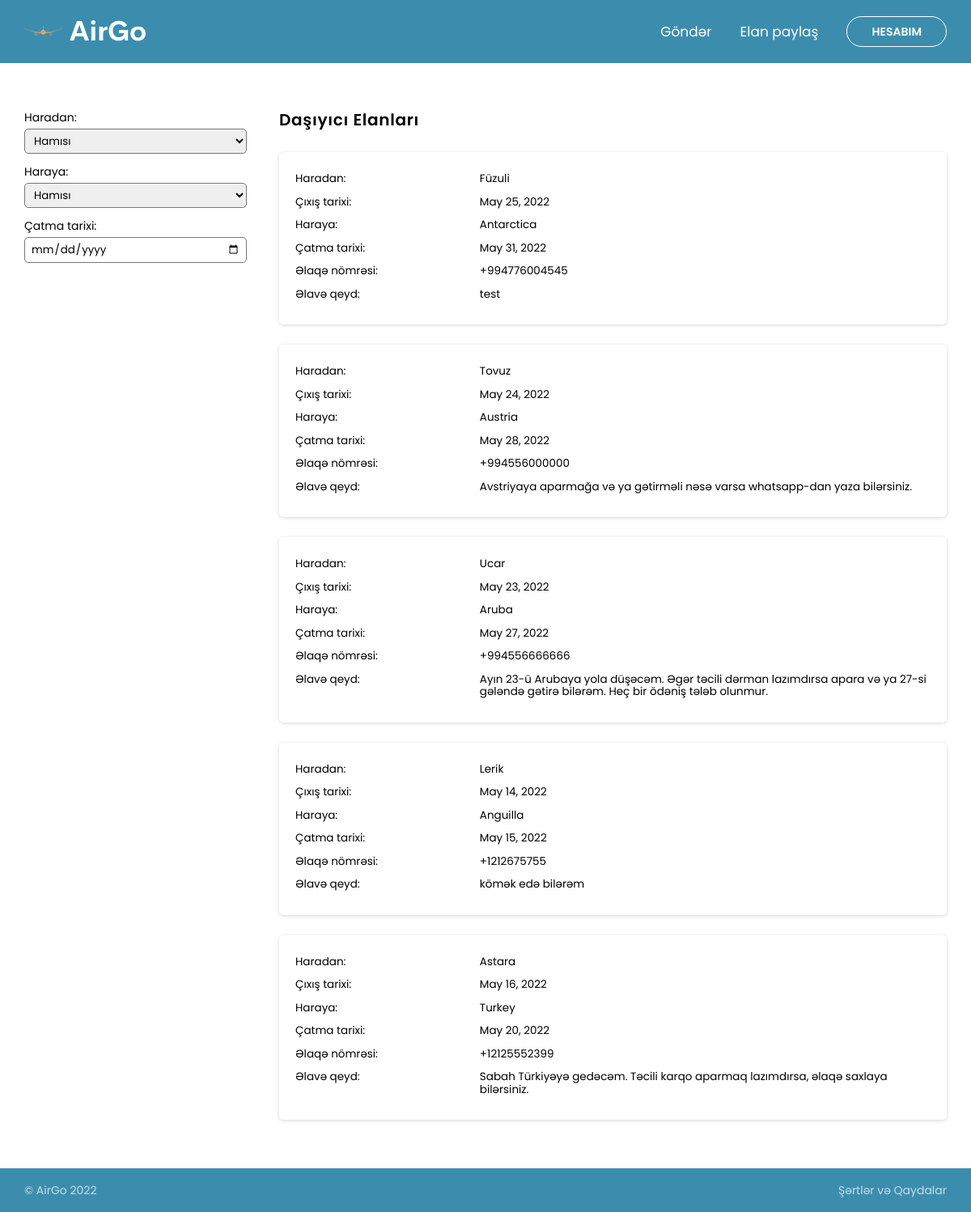
Screenshot of /carriers/ (signed in) with the database file from the repository.
### sender_jobs/models.py (models this page shows, shortened)
class CarrierJobs(models.Model):
    location = models.CharField(max_length=150)
    departure_date = models.DateField()
    destination = models.CharField(max_length=150)
    arrival_date = models.DateField()
    contact_number = models.CharField(
        max_length=50, null=False, blank=False, unique=True)
    additional_note = models.TextField()
    date_created = models.DateTimeField(default=timezone.now)
    owner = models.ForeignKey(Account, on_delete=models.CASCADE)

### sender_jobs/views.py (the view, shortened to what this page needs)
# urls.py: path('carriers/', jobs_views.CarrierJobListView.as_view(), name="carriers_page"),
class CarrierJobListView(LoginRequiredMixin, View):
    def get(self, request, *args, **kwargs):
        carrier_posts = CarrierJobs.objects.all().order_by('-date_created')
        form = CarrierForm()
        context = {
            'carrier_posts':   carrier_posts,
            'form':   form,
            'job':   'Carrier',
        }
        return render(request, 'carry.html', context)

### sender_jobs/forms.py
class CarrierForm(forms.ModelForm):
    location=forms.CharField(max_length=200, required=True)
    departure_date=forms.DateField(required=True)
    destination=forms.CharField(max_length=200, required=True)
    arrival_date=forms.DateField(required=True)
    contact_number=forms.CharField(required=True)
    additional_note=forms.CharField()
    class Meta:
        model=CarrierJobs
        fields=['location', 'departure_date', 'destination','arrival_date',
'contact_number','additional_note']

### sender_jobs/templates/carry.html (shortened to what this page needs)
{% load static %}
<!DOCTYPE html>
<html lang="en">
  <head>
    <link rel="stylesheet" href="{% static 'app/css/validation.min.css' %}" />
    <link rel="stylesheet" href="{% static 'app/css/search.css' %}" />
  </head>
  <body>
    <section class="navbar-mini bg-secondary">
      <nav class="block container">
        <a href="{% url 'home_page' %}" class="nav__logo">
        </a>
        <ul class="nav__list">
          <li><a href="{% url 'senders_page' %}">Göndər</a></li>
          <li><a href="#" class="btn-post">Elan paylaş</a></li>
          <li><a href="{% url 'account_page' %}">Hesabım</a></li>
        </ul>
      </nav>
    </section>
    <section class="workspace container">
      <section class="filter block">
        <div class="filter-group">
          <label for="from">Haradan:</label>
          <select id="from">
            <option value="all">Hamısı</option>
          </select>
        </div>
        <div class="filter-group">
          <label for="to">Haraya:</label>
          <select id="to">
            <option value="all">Hamısı</option>
          </select>
        </div>
        <div class="filter-group">
          <label for="due">Çatma tarixi:</label>
          <input type="date" id="due" />
        </div>
      </section>
      <div>
        <h1 class="block">Daşıyıcı Elanları</h1>
        <section class="block posts-container">
          {% for post in carrier_posts %}
          <div class="posts-container">
            <div class="post">
              <div class="post__detail">
                <span>Haradan:</span>
                <p>{{post.location}}</p>
              </div>
              <div class="post__detail">
                <span>Çıxış tarixi:</span>
                <p>{{post.departure_date}}</p>
              </div>
              <div class="post__detail">
                <span>Haraya:</span>
                <p>{{post.destination}}</p>
              </div>
              <div class="post__detail">
                <span>Çatma tarixi:</span>
                <p>{{post.arrival_date}}</p>
              </div>
              <div class="post__detail">
                <span>Əlaqə nömrəsi:</span>
                <p>{{post.contact_number}}</p>
              </div>
              <div class="post__detail">
                <span>Əlavə qeyd:</span>
                <p>{{post.additional_note}}</p>
              </div>
            </div>
          </div>
          {% endfor %}
        </section>
      </div>
    </section>
    <section class="footer-mini block bg-secondary">
      <footer class="container">
        <p>&copy; AirGo 2022</p>
        <a href="{% static 'app/documents/terms.pdf' %}"
        target="_blank"
        rel="noopener noreferrer"
          >Şərtlər və Qaydalar</a
        >
      </footer>
    </section>
  </body>
</html>

### rows the page displays
CarrierJobs: location "Füzuli", departure_date "May 25, 2022", destination "Antarctica", arrival_date "May 31, 2022", contact_number "+994776004545", additional_note "test"
CarrierJobs: location "Tovuz", departure_date "May 24, 2022", destination "Austria", arrival_date "May 28, 2022", contact_number "+994556000000", additional_note "Avstriyaya aparmağa və ya gətirməli nəsə varsa whatsapp-dan yaza bilərsiniz."
CarrierJobs: location "Ucar", departure_date "May 23, 2022", destination "Aruba", arrival_date "May 27, 2022", contact_number "+994556666666", additional_note "Ayın 23-ü Arubaya yola düşəcəm. Əgər təcili dərman lazımdırsa apara və ya 27-si gələndə gətirə bilərəm. Heç bir ödəniş tələb olunmur."
CarrierJobs: location "Lerik", departure_date "May 14, 2022", destination "Anguilla", arrival_date "May 15, 2022", contact_number "+1212675755", additional_note "kömək edə bilərəm"
CarrierJobs: location "Astara", departure_date "May 16, 2022", destination "Turkey", arrival_date "May 20, 2022", contact_number "+12125552399", additional_note "Sabah Türkiyəyə gedəcəm. Təcili karqo aparmaq lazımdırsa, əlaqə saxlaya bilərsiniz."
